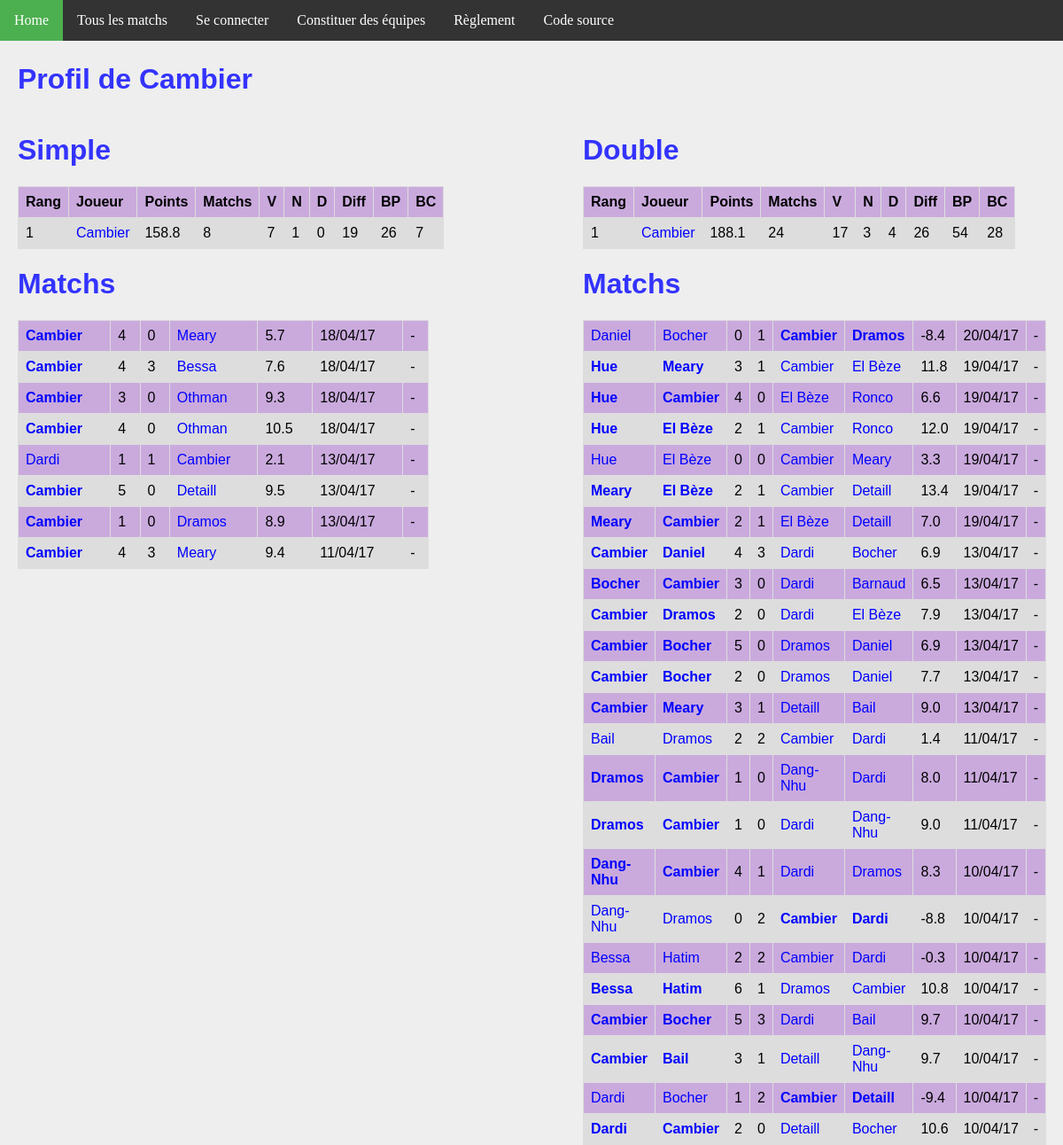
The app's page /joueur/3/, older data.
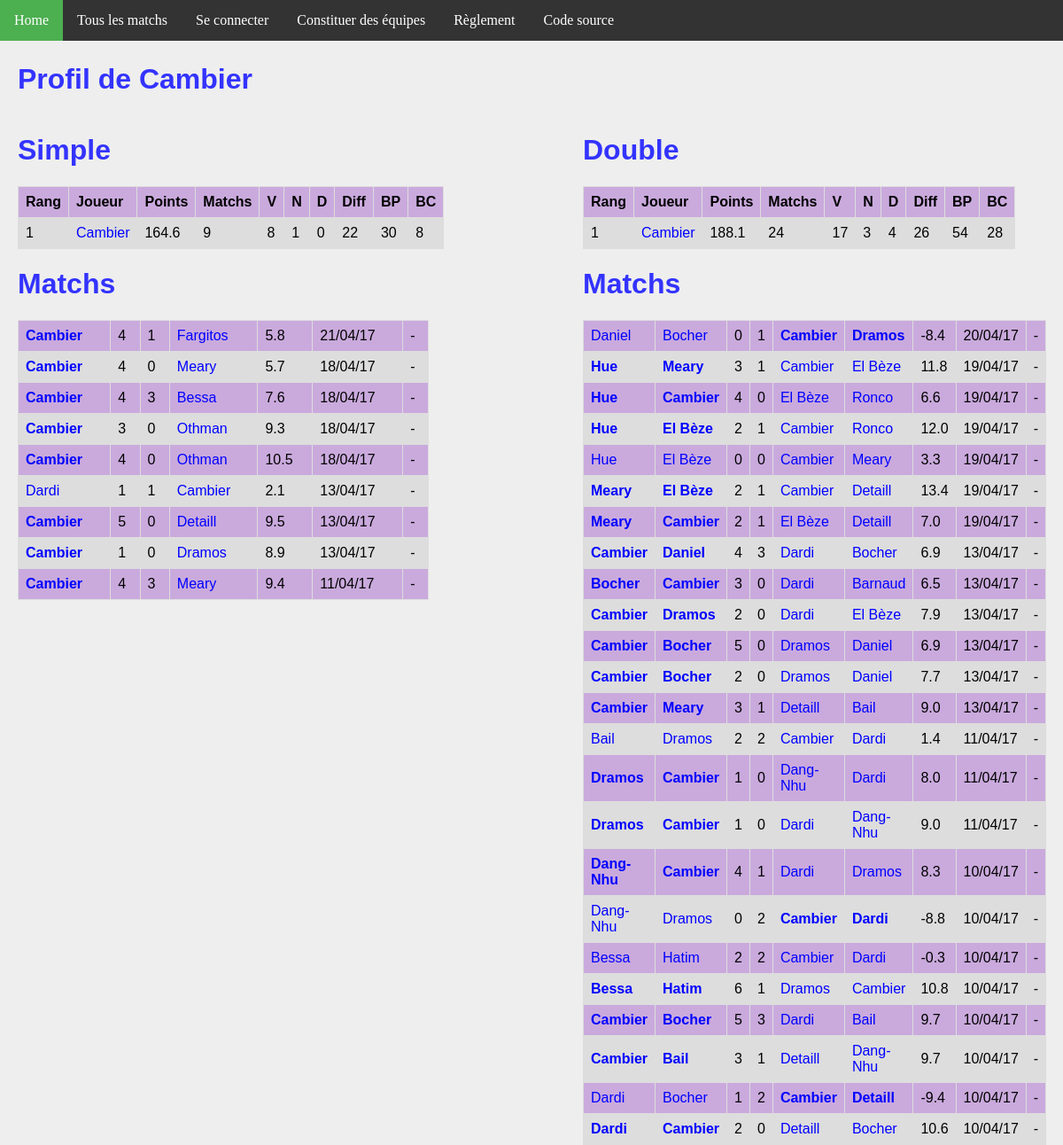
The same page, newer data.
### ranking/models.py (models this page shows, shortened)
class Joueur(models.Model):
    user = models.OneToOneField(User, on_delete=models.CASCADE)
    pseudo = models.CharField(max_length = 50, default="Pax lambda")
    simple_score = models.FloatField(default=100)
    simple_rang = models.IntegerField(default=0)
    simple_victoires = models.IntegerField(default=0)
    simple_nuls = models.IntegerField(default=0)
    simple_defaites = models.IntegerField(default=0)
    simple_buts_pour = models.IntegerField(default=0)
    simple_buts_contre = models.IntegerField(default=0)
    double_score = models.FloatField(default=100)
    double_rang = models.IntegerField(default=0)
    double_victoires = models.IntegerField(default=0)
    double_nuls = models.IntegerField(default=0)
    double_defaites = models.IntegerField(default=0)
    double_buts_pour = models.IntegerField(default=0)
    double_buts_contre = models.IntegerField(default=0)
    @property
    def simple_matchs(self):
        return self.simple_nuls + self.simple_victoires + self.simple_defaites
    @property
    def double_matchs(self):
        return self.double_nuls + self.double_victoires + self.double_defaites
    @property
    def simple_diff(self):
        return self.simple_buts_pour - self.simple_buts_contre
    @property
    def double_diff(self):
        return self.double_buts_pour - self.double_buts_contre

class MatchSimple(models.Model):
    domicile = models.ForeignKey('Joueur', related_name = 'dom')
    exterieur = models.ForeignKey('Joueur', related_name = 'exte')
    date = models.DateTimeField(auto_now_add=True)
    buts_domicile = models.IntegerField(default=0)
    buts_exterieur = models.IntegerField(default=0)
    points = models.FloatField(default=0)
    @property
    def winner(self):
        if self.buts_domicile > self.buts_exterieur:
            return 1.
        elif self.buts_domicile < self.buts_exterieur:
            return 0.
        else:
            return 0.5

class MatchDouble(models.Model):
    domicile_1 = models.ForeignKey('Joueur', related_name = 'dom1')
    domicile_2 = models.ForeignKey('Joueur', related_name = 'dom2')
    exterieur_1 = models.ForeignKey('Joueur', related_name = 'exte1')
    exterieur_2 = models.ForeignKey('Joueur', related_name = 'exte2')
    date = models.DateTimeField(auto_now_add=True)
    buts_domicile = models.IntegerField(default=0)
    buts_exterieur = models.IntegerField(default=0)
    points = models.FloatField(default=0)
    @property
    def winner(self):
        if self.buts_domicile > self.buts_exterieur:
            return 1.
        elif self.buts_domicile < self.buts_exterieur:
            return 0.
        else:
            return 0.5

### ranking/views.py (the view)
# urls.py: url(r'^joueur/(?P<joueur_id>[0-9]+)/$', views.detail_joueur, name='joueur'),
def detail_joueur(request, joueur_id):
    simples_1 = MatchSimple.objects.filter(domicile__id = joueur_id)
    simples_2 = MatchSimple.objects.filter(exterieur__id = joueur_id)
    simples = simples_1 | simples_2
    doubles_1 = MatchDouble.objects.filter(domicile_1__id = joueur_id)
    doubles_2 = MatchDouble.objects.filter(domicile_2__id = joueur_id)
    doubles_3 = MatchDouble.objects.filter(exterieur_1__id = joueur_id)
    doubles_4 = MatchDouble.objects.filter(exterieur_2__id = joueur_id)
    doubles = doubles_1 | doubles_2 | doubles_3 | doubles_4
    context = {
        'joueur': get_object_or_404(Joueur, pk=joueur_id),
        'simple_matchs': simples.order_by('-date').all(),
        'double_matchs': doubles.order_by('-date').all(),
    }
    return render(request, 'joueur.html', context)

### ranking/templatetags/app_filter.py (called while the page is built)
@register.filter(name='decimal')
def decimal(x):
    return '{0:.1f}'.format(x)

### ranking/templates/joueur.html
{% extends 'base.html' %}
{% block body %}
{% load app_filter %}
    <h1>Profil de {{ joueur.pseudo }}</h1>
<div id="column1" style="float:left; margin:0; width:40%;">
    <h1>Simple</h1>
    <table>
        <tr>
            <th>Rang</th>
            <th>Joueur</th>
            <th>Points</th>
            <th>Matchs</th>
            <th>V</th>
            <th>N</th>
            <th>D</th>
            <th>Diff</th>
            <th>BP</th>
            <th>BC</th>
        </tr>
        <tr>
            <td>{{ joueur.simple_rang }}</td>
            <td><a class='joueur' href="{% url 'joueur' joueur.id %}">{{joueur.pseudo}}</a></td>
            <td>{{joueur.simple_score|decimal}}</td>
            <td>{{joueur.simple_matchs}}</td>
            <td>{{joueur.simple_victoires}}</td>
            <td>{{joueur.simple_nuls}}</td>
            <td>{{joueur.simple_defaites}}</td>
            <td>{{joueur.simple_diff}}</td>
            <td>{{joueur.simple_buts_pour}}</td>
            <td>{{joueur.simple_buts_contre}}</td>
        </tr>
    </table>
    <h1>Matchs</h1>
    <table>
        {% for m in simple_matchs %}
        <tr>
            <td {% if m.winner == 1 %} style='font-weight:bold'{% endif %} >
                <a class="joueur" href="{% url 'joueur' m.domicile.id %}">{{m.domicile.pseudo}}</a>
            </td>
            <td>{{m.buts_domicile}}</td>
            <td>{{m.buts_exterieur}}</td>
            <td {% if m.winner == 0 %} style='font-weight:bold'{% endif %} >
                <a class='joueur' href="{% url 'joueur' m.exterieur.id %}">{{m.exterieur.pseudo}}</a>
            </td>
            <td>{{m.points|decimal}}</td>
            <td>{{m.date | date:'d/m/y'}}</td>
            <td>
            {% if m.domicile == request.user.joueur %}
                <a class="joueur" href="{% url 'annuler' m.id %}">Annuler</a>
            {% else %}
                -
            {% endif %}
            </td>
        </tr>
        {% endfor %}
    </table>
</div>
<div id="column2" style="float:left; margin-left:15%;width:40%;">
<h1>Double</h1>
<table>
    <tr>
        <th>Rang</th>
        <th>Joueur</th>
        <th>Points</th>
        <th>Matchs</th>
        <th>V</th>
        <th>N</th>
        <th>D</th>
        <th>Diff</th>
        <th>BP</th>
        <th>BC</th>
    </tr>
    <tr>
        <td>{{ joueur.double_rang }}</td>
        <td><a class='joueur' href="{% url 'joueur' joueur.id %}">{{joueur.pseudo}}</a></td>
        <td>{{joueur.double_score|decimal}}</td>
        <td>{{joueur.double_matchs}}</td>
        <td>{{joueur.double_victoires}}</td>
        <td>{{joueur.double_nuls}}</td>
        <td>{{joueur.double_defaites}}</td>
        <td>{{joueur.double_diff}}</td>
        <td>{{joueur.double_buts_pour}}</td>
        <td>{{joueur.double_buts_contre}}</td>
    </tr>
</table>
<h1>Matchs</h1>
<table>
    {% for m in double_matchs %}
    <tr>
        <td {% if m.winner == 1 %} style='font-weight:bold'{% endif %} >
            <a class="joueur" href="{% url 'joueur' m.domicile_1.id %}">{{m.domicile_1.pseudo}}</a>
        </td>
        <td {% if m.winner == 1 %} style='font-weight:bold'{% endif %} >
            <a class="joueur" href="{% url 'joueur' m.domicile_2.id %}">{{m.domicile_2.pseudo}}</a>
        </td>
        <td>{{m.buts_domicile}}</td>
        <td>{{m.buts_exterieur}}</td>
        <td {% if m.winner == 0 %} style='font-weight:bold'{% endif %} >
            <a class='joueur' href="{% url 'joueur' m.exterieur_1.id %}">{{m.exterieur_1.pseudo}}</a>
        </td>
        <td {% if m.winner == 0 %} style='font-weight:bold'{% endif %} >
            <a class='joueur' href="{% url 'joueur' m.exterieur_2.id %}">{{m.exterieur_2.pseudo}}</a>
        </td>
        <td>{{m.points|decimal}}</td>
        <td>{{m.date | date:'d/m/y'}}</td>
        <td>
        {% if m.domicile_1 == request.user.joueur %}
            <a class="joueur" href="{% url 'annuler_double' m.id %}">Annuler</a>
        {% else %}
            -
        {% endif %}
        </td>
    </tr>
    {% endfor %}
</table>
</div>
{% endblock %}

### ranking/templates/base.html (shortened to what this page needs)
{% load static %}
<!DOCTYPE html>
<html>
<head>
  <link rel="stylesheet" href="{% static 'fifa.css' %}"/>
</head>
<body>
<ul>
    <li><a class="menu" href="{% url 'index' %}">Home</a></li>
    <li><a href="{% url 'matchs'%}" class="menu">Tous les matchs</a></li>
    {% if request.user.is_authenticated %}
        <li><a class="menu" href="{% url 'joueur' request.user.joueur.id %}">Mes matchs</a></li>
        <li><a class="menu" href="{% url 'logout' %}">Se déconnecter ({{request.user.joueur.pseudo}})</a></li>
    {% else %}
        <li><a class="menu" href="{% url 'login' %}">Se connecter</a></li>
    {% endif %}
    <li><a href="{% url 'team'%}" class="menu">Constituer des équipes</a></li>
    <li><a href="{% url 'reglement'%}" class="menu">Règlement</a></li>
    <li><a href="https://github.com/fandejuni/fifa/" class="menu">Code source</a></li>
</ul>
<div style="padding:20px;margin-top:30px;">
<div id="contentBox" style="margin:0px auto; width:100%">
{% block body %}
{% endblock %}
</div>
</div>
</body>
</html>

### ranking/static/fifa.css (style rules this page uses)
h1, h2 { font-family: Arial; color: #3333FF; }
a { color: blue; text-decoration: none; }
body { background: #EEEEEE; margin: 0px; }
table { font-family: arial, sans-serif; border-collapse: collapse; width: 100%; }
td, th { border: 1px solid #dddddd; text-align: left; padding: 8px; }
tr:nth-child(even) { background-color: #DDDDDD; }
tr:nth-child(odd) { background-color: #CAAADD; }
ul { list-style-type: none; margin: 0; padding: 0; overflow: hidden; background-color: #333; position: fixed; top: 0; width: 100%; }
li { float: left; }
li a { display: block; color: white; text-align: center; padding: 14px 16px; text-decoration: none; }

Row changes from the older to the newer data that the page shows:
changed Joueur "Cambier": simple_score|decimal "158.8" → "164.6"; simple_matchs "8" → "9"; simple_victoires "7" → "8"; simple_diff "19" → "22"; simple_buts_pour "26" → "30"; simple_buts_contre "7" → "8"
added MatchSimple: domicile.pseudo "Cambier", buts_domicile "4", buts_exterieur "1", exterieur.pseudo "Fargitos", points|decimal "5.8", date "21/04/17"
